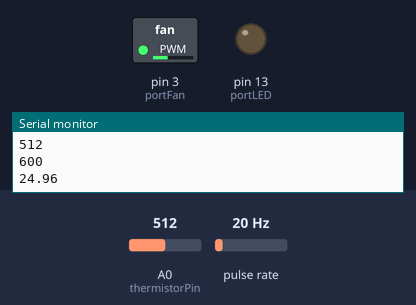
A sketch run on a simulated Arduino Uno, built with avr-gcc and run on an emulated ATmega328P. On the bench: switched loads named in the sketch (green lamp = pin HIGH), output pins drawn as LEDs (lit = HIGH), the last lines printed to the serial monitor. Wiring (inferred from the names in the program): pulse sensor: data pin 2. Inputs (shaded band) come from the test bench; at power-on: A0 (thermistorPin) = 512, pulse rate 20 Hz.

Above: at 1.2 s.
1.3 s: A0 (thermistorPin) set to 716
At 2.3 s:
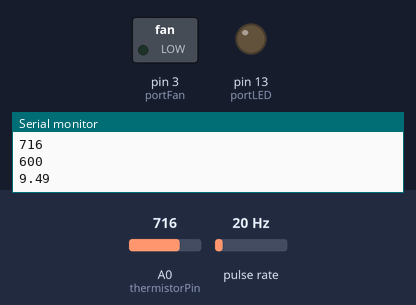
3.0 s: A0 (thermistorPin) set to 511
At 3.4 s:
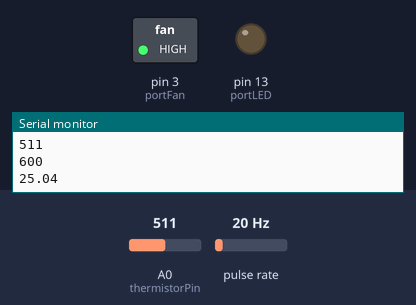
5.0 s: A0 (thermistorPin) set to 306
At 5.4 s:
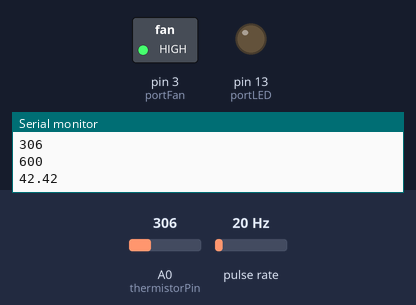
6.5 s: A0 (thermistorPin) set to 0
At 6.8 s:
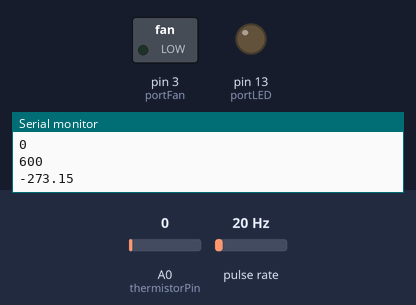
Timing chart, 0 to 9.0 s (numbered marks = the images above; inputs shaded):
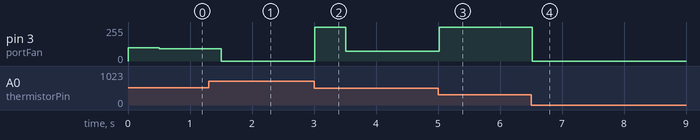

The sketch:

PID_fan_control.ino
```cpp
//secelct choosen pins for readout
#include <math.h> //math needed for temerature calculation
#include <PID_v1.h> // PID library

#define thermistorPin A0
#define SerialRate 9600 //the same as in the python code

int portFan = 3; //configure the ports
int portRPM = 2;
int portLED = 13;

int counts = 0;
int rpm;
double fanSpeed = 100;
int V0; //Voltage measured at the thermistor
float T0 = 298.15; // configuration temperature of the thermistor
float R;
double Temperature;
float R0 = 100000.0;
float constB =  -4600;
double cKp = 200, cKi = 7, cKd = 20;  //the parameters of the PID algorithm
double Setpoint, Input, Output;
boolean newData = false;

PID myPID(&Temperature, &fanSpeed, &Setpoint, cKp, cKi, cKd, REVERSE); //PID is set to reverse as it is used for cooling

void counter(){
  counts++;
}

float functionTemperature(int Voltage)
{
    R = R0 * (1023/(float)Voltage - 1);
    float local_Temperature = 1.0/((log(R/R0)/constB) + (1.0/T0)) - 273.15;
    return local_Temperature;
}

void setup() {
  pinMode(portLED, OUTPUT);
  pinMode(portFan, OUTPUT);
  pinMode(portRPM, INPUT);
  Serial.begin(SerialRate);
  attachInterrupt(digitalPinToInterrupt(portRPM), counter, RISING); //runs function counter as soon signal is rising

  Setpoint = 25; //initialise the setpoint in [°C]
  int initVoltage = analogRead(thermistorPin);
  Temperature = functionTemperature(initVoltage);

  myPID.SetMode(AUTOMATIC);
}

void loop(){
    analogWrite(portFan, fanSpeed);
    counts = 0;

    sei(); //enable interrupts
    delay(500);
    cli(); //disable interrupt

    rpm = int(counts*2.*60./2.);

    V0 = analogRead(thermistorPin);
    Temperature = functionTemperature(V0);

    myPID.SetTunings(cKp, cKi, cKd);

    myPID.Compute();

    Serial.println(42); //used in to encode the signal start
    Serial.println(millis());
    Serial.println(V0);
    Serial.println(rpm);
    Serial.println(Temperature);
}
```

Measured:
- after the input at 1.3 s, pin 3 (portFan): 92/255 → 0/255 after 0.21 s
- after the input at 3.0 s, pin 3 (portFan): 0/255 → 255/255 at once, → 74/255 0.50 s later, → 75/255 0.50 s later
- after the input at 5.0 s, pin 3 (portFan): 75/255 → 255/255 at once
- after the input at 6.5 s, pin 3 (portFan): 255/255 → 0/255 at once
